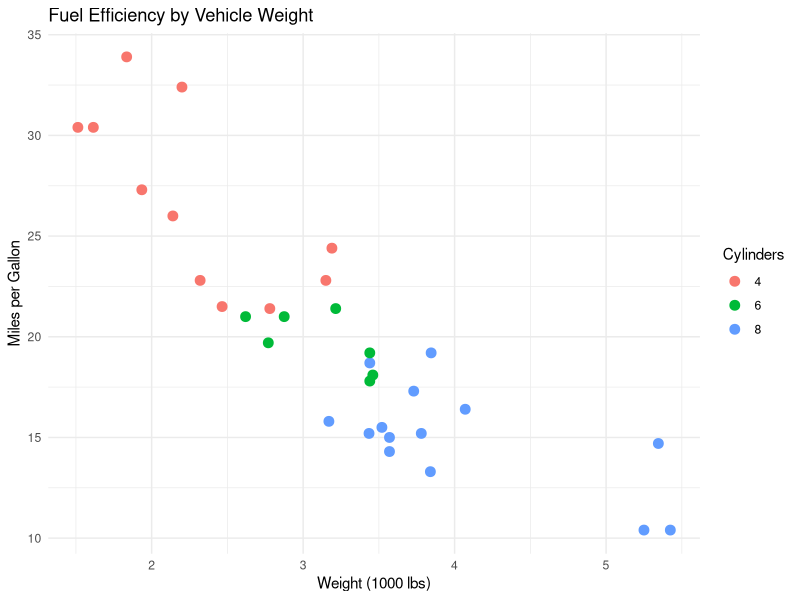

Generate this figure with R:
## ---- chunk 1
library(ggplot2)
## ---- chunk 2
ggplot(mtcars, aes(x = wt, y = mpg, color = factor(cyl))) +
  geom_point(size = 3) +
  labs(
    title = "Fuel Efficiency by Vehicle Weight",
    x = "Weight (1000 lbs)",
    y = "Miles per Gallon",
    color = "Cylinders"
  ) +
  theme_minimal()
